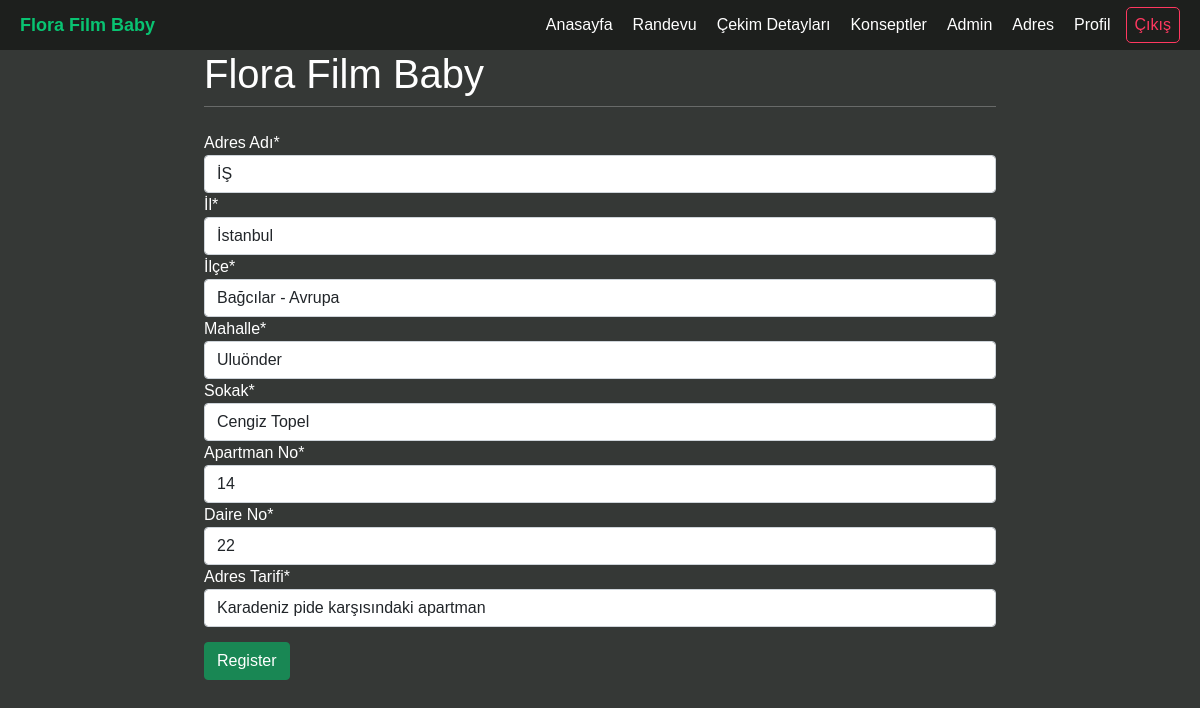
Before: /profileaddress/ (signed in) with the older database file.
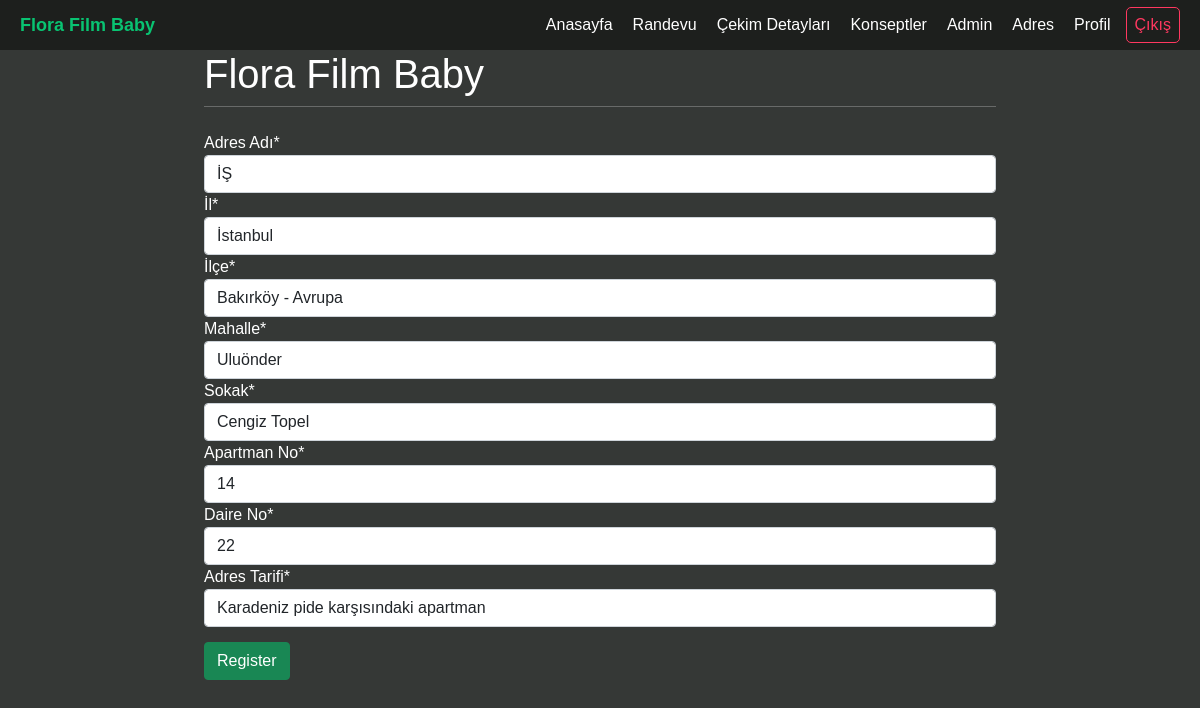
After: the same page with the newer database file.
### user/models.py (models this page shows, shortened)
class Address(models.Model):
    user = models.ForeignKey(User, on_delete=models.CASCADE)
    name = models.CharField(max_length=100)
    city = models.CharField(max_length=100)
    district = models.ForeignKey(District, on_delete=models.CASCADE)
    neighbourhood = models.CharField(max_length=100)
    street_name = models.CharField(max_length=100)
    building_num = models.CharField(max_length=10)
    flat_num = models.CharField(max_length=10)
    address_instructions = models.CharField(max_length=300)

class District(models.Model):
    name = models.CharField(max_length=40)
    continent = models.CharField(max_length=15)
    def __str__(self):
        return (self.name +" - "+self.continent)

### user/views.py (the view, shortened to what this page needs)
# urls.py: path("profileaddress/", views.profileaddress, name="profileaddress"),
@login_required
def profileaddress(request):
    current_user = request.user
    form = PartialProfileForm()
    item = Address.objects.filter(user=current_user)
    if item.exists():
        form = PartialProfileForm(instance = item[0])
    return render(request, 'user/profileaddress.html', {'form':form})

### user/forms.py
class PartialProfileForm(forms.ModelForm):
    class Meta:
        model = Address
        fields = ["name","city","district","neighbourhood","street_name","building_num","flat_num","address_instructions"]
        labels = {
            'name': _('Adres Adı'),
            'city': _('İl'),
            'district': _('İlçe'),
            'neighbourhood': _('Mahalle'),
            'street_name': _('Sokak'),
            'building_num': _('Apartman No'),
            'flat_num': _('Daire No'),
            'address_instructions': _('Adres Tarifi'),
        }

### user/templates/user/profileaddress.html (shortened to what this page needs)
{% extends 'homepage/base.html' %}
{% load crispy_forms_tags %}
{%block content%}
<form method="post" class="form-group">
    {{form|crispy}}
    <button type="submit" class="btn btn-success">Register</button>
</form>
{%endblock%}

Changed rows visible on the page:
changed Address "İstanbul": district "Bağcılar - Avrupa" → "Bakırköy - Avrupa"
